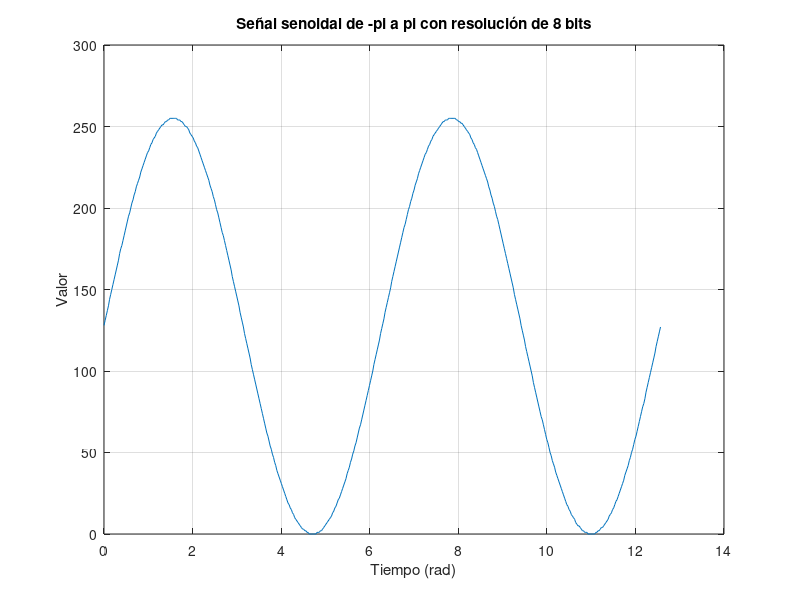

The MATLAB source for this figure:
% Definir el dominio de la señal desde -pi a pi
t = linspace(0, 4*pi, 500);

% Generar la señal senoidal
senal = sin(t);

% Escalar la señal al rango de 0 a 255
senal_escalada = (senal + 1) * 127.5;

% Redondear a enteros
senal_redondeada = round(senal_escalada);

% Asegurarse de que la señal está en el rango de 0 a 255
senal_redondeada(senal_redondeada < 0) = 0;
senal_redondeada(senal_redondeada > 255) = 255;

% Graficar la señal generada
plot(t, senal_redondeada);
title('Señal senoidal de -pi a pi con resolución de 8 bits');
xlabel('Tiempo (rad)');
ylabel('Valor');
grid on;

% Convertir valores redondeados a binario
%senal_binaria = dec2bin(senal_redondeada);
%senal_hexadecimal = dec2hex(senal_redondeada);